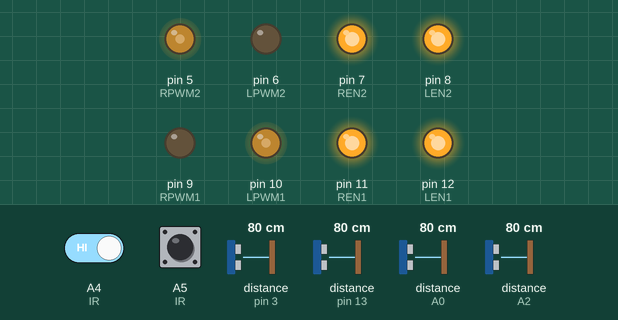
Simulated run of this sketch. Board: Arduino Uno, built with avr-gcc and run on an emulated ATmega328P. On the bench: output pins drawn as LEDs (lit = HIGH). Wiring (inferred from the names in the program): 4 × ultrasonic range finder: trigger pin 2, echo pin 3 / trigger pin 4, echo pin 13 / trigger A1, echo A0 / trigger A3, echo A2. The test bench sets the inputs (shaded band); at power-on: distance to the obstacle (sensors on pin 3, pin 13, A0, A2) 80 cm, A4 (IR) HIGH, A5 (IR) HIGH. The echo pulse lasts 58.3 µs per cm; pins used as bus, display or sensor lines are not drawn.

Above: at 1.2 s.
1.3 s: distance to the obstacle (sensor on pin 3) set to 63 cm
2.8 s: distance to the obstacle (sensor on pin 3) set to 57 cm
At 2.96 s:
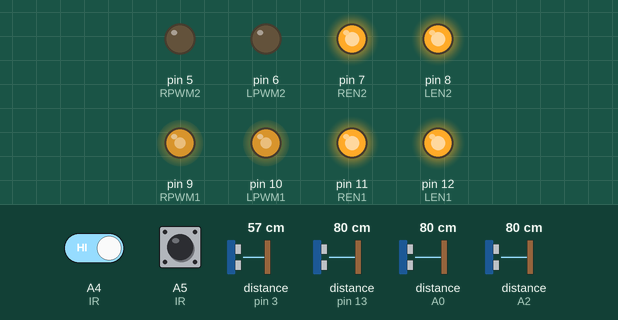
At 4.8 s:
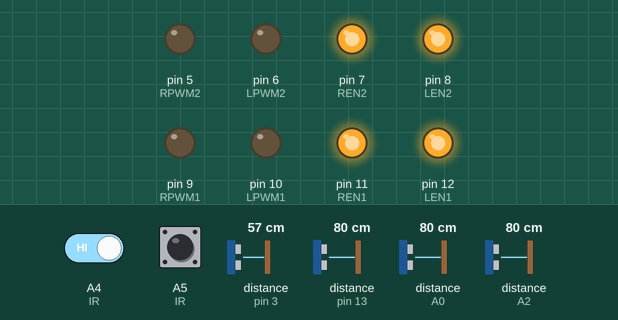
5.8 s: A4 (IR) driven LOW
At 6.3 s:
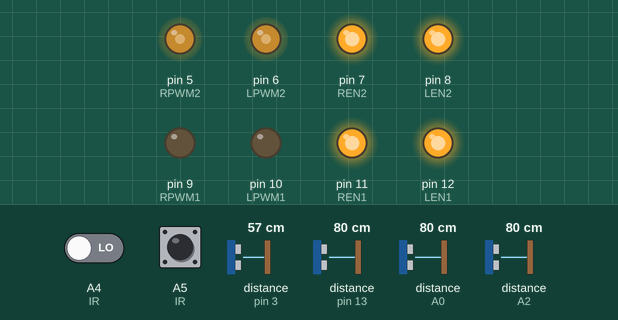
Timing chart, 0 to 8.8 s (numbered marks = the images above; inputs shaded):
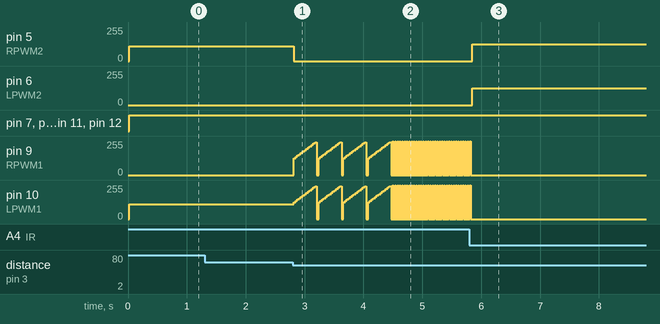

The sketch:

sketch_kronosai5.ino
```cpp
// Define pins
#define RPWM2 5
#define LPWM2 6
#define REN2 7
#define LEN2 8
#define RPWM1 9
#define LPWM1 10
#define REN1 11
#define LEN1 12

#define actDelay 10
#define maxRange 60
#define minRange 0
#define rampStep 10
#define rampDelay 20
#define chargePWM 255
#define trapPWM 80
#define spinPWM 110
#define detectionThreshold 5  // Number of detections to switch to aggressive mode
unsigned long lastActionTime = 0;
bool inCooldown = false;
int trig1 = 4;   int echo1 = 13;  // LEFT FRONT
int trig2 = A1;  int echo2 = A0;  // RIGHT FRONT
int trig3 = 2;   int echo3 = 3;   // LEFT SIDE
int trig4 = A3;  int echo4 = A2;  // RIGHT SIDE

// Aggression detection variables
int detectionCount = 0;
bool aggressive = false;

void setup() {
  pinMode(trig1, OUTPUT); pinMode(echo1, INPUT);
  pinMode(trig2, OUTPUT); pinMode(echo2, INPUT);
  pinMode(trig3, OUTPUT); pinMode(echo3, INPUT);
  pinMode(trig4, OUTPUT); pinMode(echo4, INPUT);
  pinMode(LPWM1, OUTPUT); pinMode(RPWM1, OUTPUT);
  pinMode(LPWM2, OUTPUT); pinMode(RPWM2, OUTPUT);
  pinMode(LEN1, OUTPUT);  pinMode(REN1, OUTPUT);
  pinMode(LEN2, OUTPUT);  pinMode(REN2, OUTPUT);
  pinMode(A4, INPUT); pinMode(A5, INPUT);
}

long getDistance(int trig, int echo) {
  digitalWrite(trig, LOW); delayMicroseconds(2);
  digitalWrite(trig, HIGH); delayMicroseconds(10); digitalWrite(trig, LOW);
  long duration = pulseIn(echo, HIGH);
  return (duration / 2) / 29.1;
}

void move(int lpwm1, int lpwm2, int rpwm1, int rpwm2) {
  digitalWrite(LEN1, HIGH); digitalWrite(LEN2, HIGH);
  digitalWrite(REN1, HIGH); digitalWrite(REN2, HIGH);
  analogWrite(LPWM1, lpwm1); analogWrite(LPWM2, lpwm2);
  analogWrite(RPWM1, rpwm1); analogWrite(RPWM2, rpwm2);
  delay(actDelay);
}

void rampAttack() {
  // Gradual speed increase for charging
  for (int speed = 127; speed <= 255; speed += rampStep) {
    move(speed, 0, speed, 0); // forward charging
    delay(rampDelay);
  }
}

void loop() {
  int AINL = digitalRead(A4); // IR LEFT
  int AINR = digitalRead(A5); // IR RIGHT

  long distance1 = getDistance(trig1, echo1);  // left front
  long distance2 = getDistance(trig2, echo2);  // right front
  long distance3 = getDistance(trig3, echo3);  // left side
  long distance4 = getDistance(trig4, echo4);  // right side

  bool opponentDetected =
    (distance1 < maxRange || distance2 < maxRange || distance3 < maxRange || distance4 < maxRange);

  // Detect opponent
  if (opponentDetected) {
    detectionCount++;
  } else {
    detectionCount = 0;  // Reset if no opponent detected
  }

  // Aggressive mode after detecting the opponent multiple times
  if (detectionCount >= detectionThreshold) {
    aggressive = true;
  }

  // Edge avoidance
  if (!AINL && !AINR) { // Both sensors detect an edge
    move(0, 127, 0, 127); // reverse
    return;
  } else if (!AINL) { // Left sensor detects an edge
    move(0, 127, 0, 127); // reverse
    return;
  } else if (!AINR) { // Right sensor detects an edge
    move(0, 127, 0, 127); // reverse
    return;
  }

  // Attack mode based on opponent detection
  if (opponentDetected) {
    lastActionTime = millis();
    inCooldown = true;

    // Aggressive mode (full speed)
    if (aggressive) {
      move(chargePWM, 0, chargePWM, 0); // full-speed charge
    } else {
      rampAttack(); // Gradual ramping charge
    }

  } else {
    // Search mode (spin)
    move(spinPWM, 0, 0, spinPWM);
  }

  // Cooldown handling
  if (inCooldown && millis() - lastActionTime < 500) {
    move(0, 0, 0, 0); // pause for cooldown
    return;
  } else {
    inCooldown = false;
  }
}
```

Measured:
- the behaviour switches between 61 and 60 cm on distance to the obstacle (sensor on pin 3) (found by bisection; images 0 and 1)
- after the input at 1.3 s, every drawn part: stays the same
- after the input at 2.8 s, pin 5 (RPWM2): 110/255 → 0/255 at once
- after the input at 5.8 s, pin 5 (RPWM2), pin 6 (LPWM2): 0/255 → 127/255 after 0.05 s; pin 9 (RPWM1), pin 10 (LPWM1): goes on until 5.8 s, then stays 0/255
